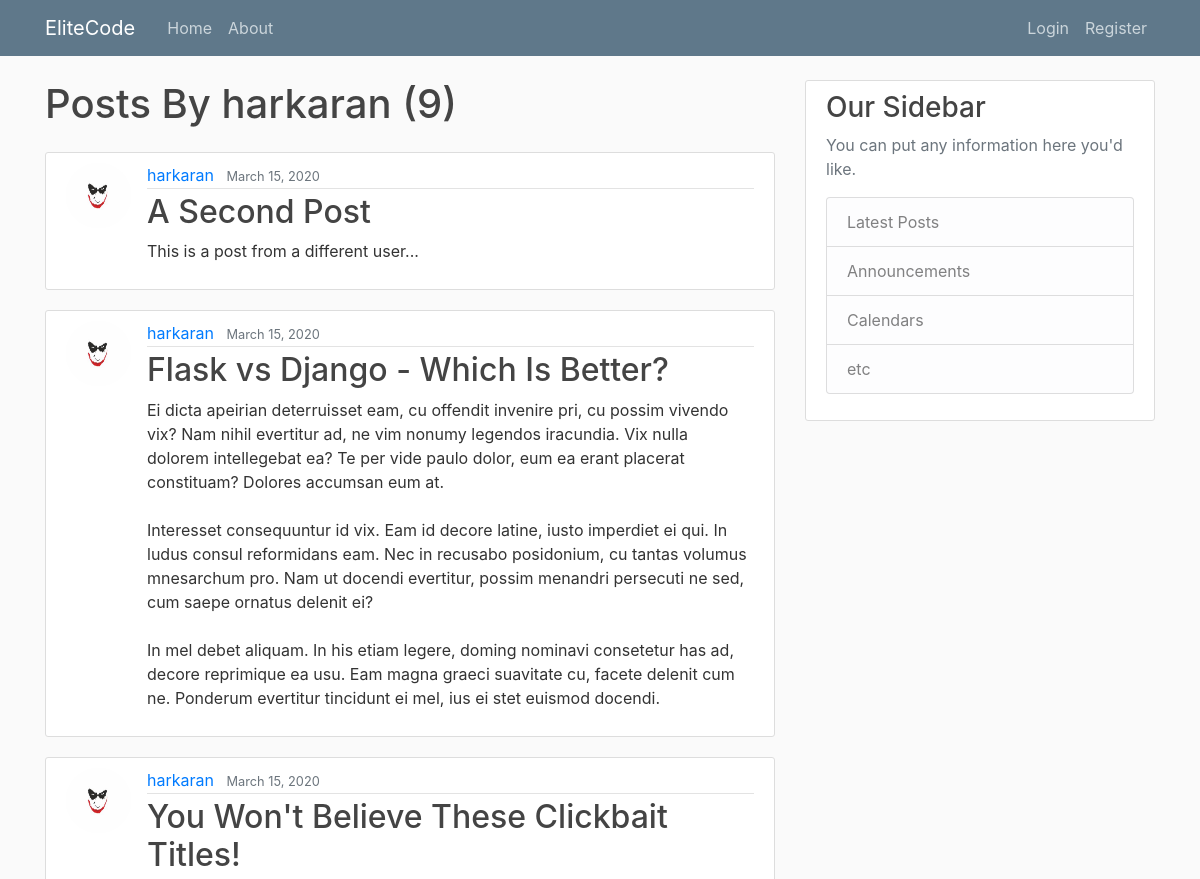
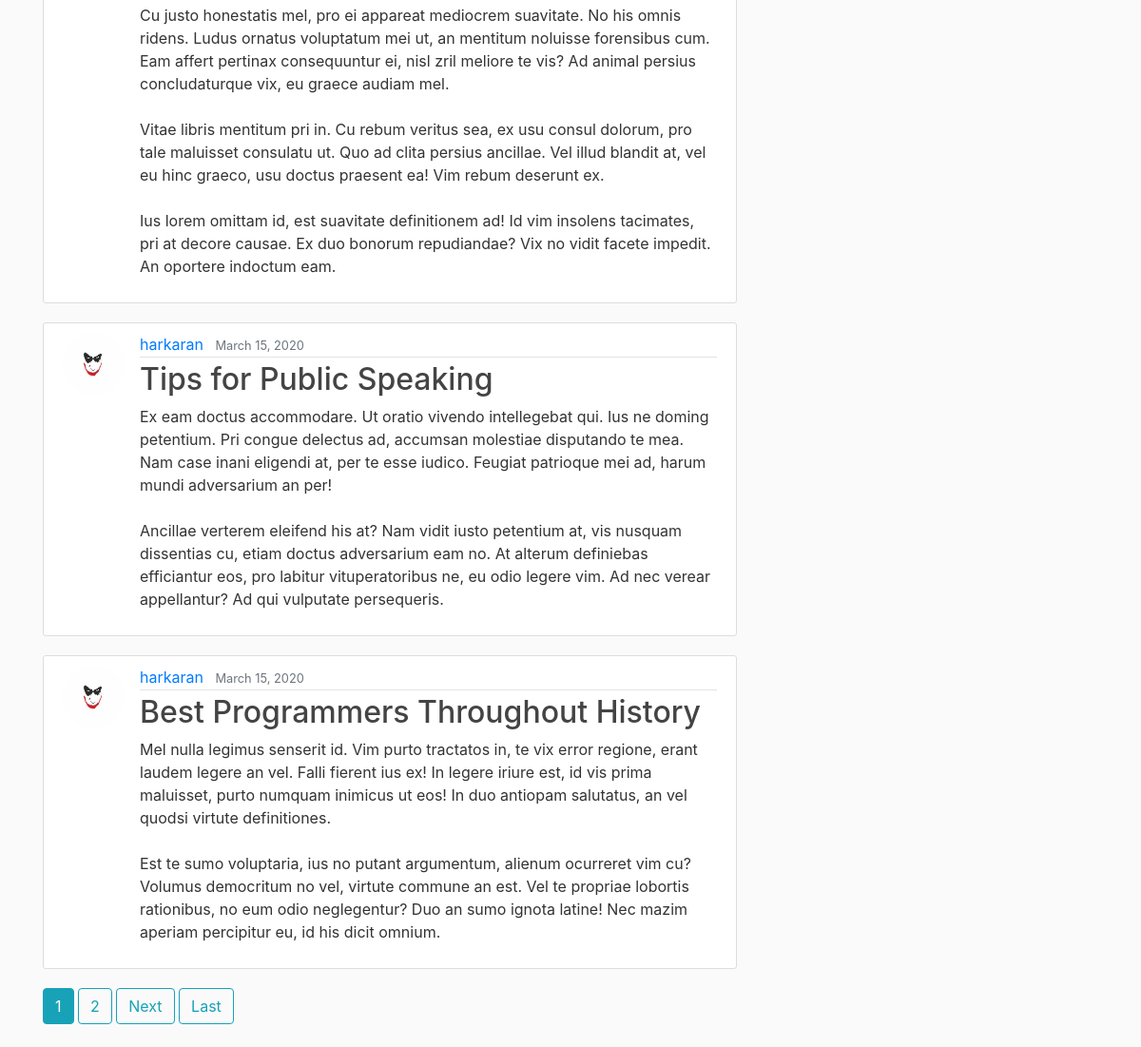
Screenshot of /user/harkaran with the database file from the repository (2 pictures, top to bottom).
### blog/models.py (models this page shows, shortened)
class Post(models.Model):
    title=models.CharField(max_length=100)
    content=models.TextField()
    date_posted=models.DateTimeField(default=timezone.now)
    author=models.ForeignKey(User,on_delete=models.CASCADE)

### users/models.py (models this page shows, shortened)
class Profile(models.Model):
    user=models.OneToOneField(User,on_delete=models.CASCADE)
    image=models.ImageField(default='default.jpg',upload_to='profile_pics')

### blog/views.py (the view)
# urls.py: path('user/<str:username>',UserPostListView.as_view(),name="user-posts"),
class UserPostListView(ListView):
    model=Post
    template_name="blog/user_posts.html"
    context_object_name="posts"
    ordering=['-date_posted']
    paginate_by=5
    def get_queryset(self):
        user=get_object_or_404(User,username=self.kwargs.get('username'))
        return Post.objects.filter(author=user).order_by('date_posted')

### blog/templates/blog/user_posts.html (shortened to what this page needs)
{% extends "blog/base.html" %}
{% block content %}
    <h1 class="mb-4"> Posts By {{view.kwargs.username}} ({{page_obj.paginator.count}})</h1>
    {% for post in posts %}
    <article class="media content-section">
      <img src="{{post.author.profile.image.url}}" class="rounded-circle article-img"/>
      <div class="media-body">
        <div class="article-metadata">
          <a class="mr-2" href="{% url 'user-posts' post.author.username%}">{{ post.author }}</a>
          <small class="text-muted">{{ post.date_posted |date:"F d, Y"}}</small>
        </div>
        <h2><a class="article-title" href="{% url 'post-detail' post.id %}">{{ post.title }}</a></h2>
        <p class="article-content">{{ post.content }}</p>
      </div>
    </article>
    {% endfor %}
    {%if is_paginated %}
      {% for num in page_obj.paginator.page_range %}
        {%if page_obj.number == num%}
          <a class="btn btn-info mb-4" href="?page={{num}}">{{num}}</a>
        {%elif num > page_obj.number|add:'-3' and num < page_obj.number|add:'3' %}
        <a class="btn btn-outline-info mb-4" href="?page={{num}}">{{num}}</a>
        {%endif%}
      {%endfor%}
      {%if page_obj.has_next %}
        <a class="btn btn-outline-info mb-4" href="?page={{page_obj.next_page_number}}">Next</a>
        <a class="btn btn-outline-info mb-4" href="?page={{page_obj.paginator.num_pages}}">Last</a>
      {%endif%}
    {% endif %}
{% endblock content %}

### static/blog/main.css (style rules this page uses)
body { background: #fafafa; color: #333333; margin-top: 5rem; }
h1, h2, h3, h4, h5, h6 { color: #444444; }
.content-section { background: #ffffff; padding: 10px 20px; border: 1px solid #dddddd; border-radius: 3px; margin-bottom: 20px; }
.article-title { color: #444444; }
.article-content { white-space: pre-line; }
.article-img { height: 65px; width: 65px; margin-right: 16px; }
.article-metadata { padding-bottom: 1px; margin-bottom: 4px; border-bottom: 1px solid #e3e3e3 }

### rows the page displays
Post: author.profile.image (placeholder picture), author "harkaran", date_posted "March 15, 2020", title "A Second Post", content "This is a post from a different user..."
Post: author.profile.image (placeholder picture), author "harkaran", date_posted "March 15, 2020", title "Flask vs Django - Which Is Better?", content "Ei dicta apeirian deterruisset eam, cu offendit invenire pri, cu possim vivendo vix? Nam nihil evertitur ad, ne vim nonumy legendos iracundia. Vix nulla dolorem intellegebat ea? Te per vide paulo dolor, eum ea erant placerat constituam? Dolores accumsan eum at. Interesset consequuntur id vix. Eam id decore latine, iusto imperdiet ei qui. In ludus consul reformidans eam. Nec in recusabo posidonium, cu tantas volumus mnesarchum pro. Nam ut docendi evertitur, possim menandri persecuti ne sed, cum saepe ornatus delenit ei? In mel debet aliquam. In his etiam legere, doming nominavi consetetur has ad, decore reprimique ea usu. Eam magna graeci suavitate cu, facete delenit cum ne. Ponderum…"
Post: author.profile.image (placeholder picture), author "harkaran", date_posted "March 15, 2020", title "You Won't Believe These Clickbait Titles!", content "Cu justo honestatis mel, pro ei appareat mediocrem suavitate. No his omnis ridens. Ludus ornatus voluptatum mei ut, an mentitum noluisse forensibus cum. Eam affert pertinax consequuntur ei, nisl zril meliore te vis? Ad animal persius concludaturque vix, eu graece audiam mel. Vitae libris mentitum pri in. Cu rebum veritus sea, ex usu consul dolorum, pro tale maluisset consulatu ut. Quo ad clita persius ancillae. Vel illud blandit at, vel eu hinc graeco, usu doctus praesent ea! Vim rebum deserunt ex. Ius lorem omittam id, est suavitate definitionem ad! Id vim insolens tacimates, pri at decore causae. Ex duo bonorum repudiandae? Vix no vidit facete impedit. An oportere indoctum eam."
Post: author.profile.image (placeholder picture), author "harkaran", date_posted "March 15, 2020", title "Tips for Public Speaking", content "Ex eam doctus accommodare. Ut oratio vivendo intellegebat qui. Ius ne doming petentium. Pri congue delectus ad, accumsan molestiae disputando te mea. Nam case inani eligendi at, per te esse iudico. Feugiat patrioque mei ad, harum mundi adversarium an per! Ancillae verterem eleifend his at? Nam vidit iusto petentium at, vis nusquam dissentias cu, etiam doctus adversarium eam no. At alterum definiebas efficiantur eos, pro labitur vituperatoribus ne, eu odio legere vim. Ad nec verear appellantur? Ad qui vulputate persequeris."
Post: author.profile.image (placeholder picture), author "harkaran", date_posted "March 15, 2020", title "Best Programmers Throughout History", content "Mel nulla legimus senserit id. Vim purto tractatos in, te vix error regione, erant laudem legere an vel. Falli fierent ius ex! In legere iriure est, id vis prima maluisset, purto numquam inimicus ut eos! In duo antiopam salutatus, an vel quodsi virtute definitiones. Est te sumo voluptaria, ius no putant argumentum, alienum ocurreret vim cu? Volumus democritum no vel, virtute commune an est. Vel te propriae lobortis rationibus, no eum odio neglegentur? Duo an sumo ignota latine! Nec mazim aperiam percipitur eu, id his dicit omnium."

### other values shown
{{ view.kwargs.username }} "harkaran"
{{ page_obj.paginator.count }} "9"
{{ num }} "1"
{{ num }} "2"
